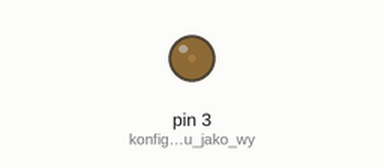
This sketch was run on a simulated Arduino Uno, built with avr-gcc and run on an emulated ATmega328P. Shown: output pins drawn as LEDs (lit = HIGH).

Above: at 0.05 s.
At 0.35 s:
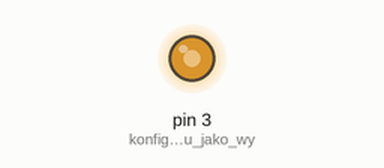
At 0.6 s:
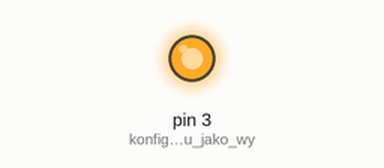
At 1.15 s:
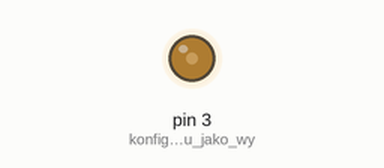
Timing chart, 0 to 3.4 s (numbered marks = the images above):
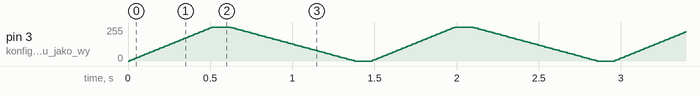

The sketch:

wyjscie_pwm2.ino
```cpp
int wypelnienie = 0;
int zmiana = 5;
int i = 0;
boolean rosnie = true;

void setup() {
  pinMode(3, OUTPUT); // konfiguracja pinu jako wyjscie
}

void loop() {
  while (rosnie == true) {
  analogWrite(3, wypelnienie);  //generowanie sygnalu o danym wypelnieniu
  wypelnienie += zmiana;
  delay(10);
    if (wypelnienie == 255) {
    analogWrite(3, wypelnienie);
    rosnie = false;
    delay(100);
    }
  }

  while (rosnie == false) {
  analogWrite(3, wypelnienie);  //generowanie sygnalu o danym wypelnieniu
  wypelnienie -= zmiana;
  delay(15);
    if (wypelnienie == 0) {
    analogWrite(3, wypelnienie);
    rosnie = true;
    delay(100);
    }
  }

}
```
